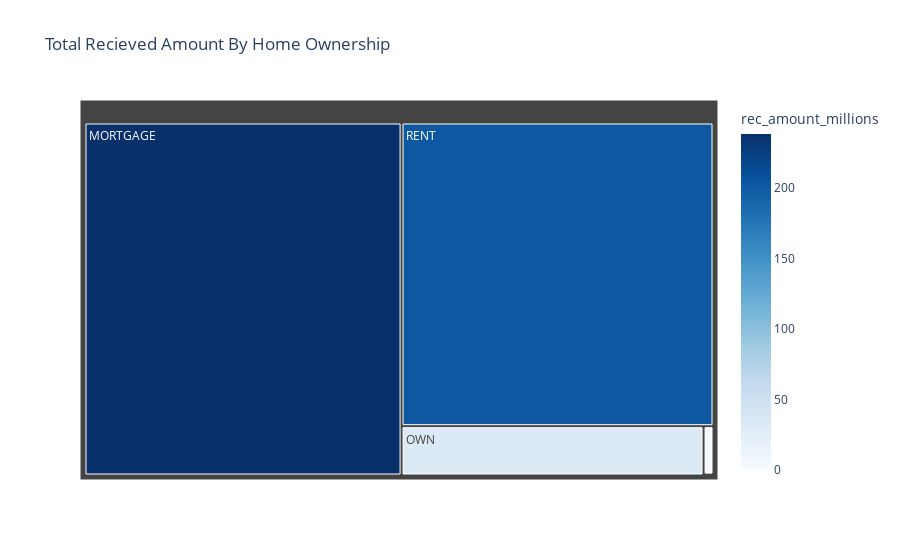

Notebook source saved alongside this figure:
### Markdown cell above
### home ownership Analysis By Recieved Amount

### Code cell
home_fund_rec= df.groupby('home_ownership')['total_payment'].sum().reset_index()
home_fund_rec['rec_amount_millions']= home_fund_rec['total_payment'] / 1000000 

fig = px.treemap(
    home_fund_rec,
    path = ['home_ownership'],
    values= 'rec_amount_millions',
    color='rec_amount_millions',
    color_continuous_scale ='blues',
    title = 'Total Recieved Amount By Home Ownership'

)

fig.show()

### Figure 1 — Plotly figure (JSON) as saved in the notebook; plotly's stock layout.template omitted (floating-point values rounded to 4 significant figures)
{"data": [{"branchvalues": "total", "customdata": [[238.5], [0.01905], [1.025], [31.73], [201.8]], "domain": {"x": [0, 1], "y": [0, 1]}, "hovertemplate": "labels=%{label}<br>rec_amount_millions_sum=%{value}<br>parent=%{parent}<br>id=%{id}<br>rec_amount_millions=%{color}<extra></extra>", "ids": ["MORTGAGE", "NONE", "OTHER", "OWN", "RENT"], "labels": ["MORTGAGE", "NONE", "OTHER", "OWN", "RENT"], "marker": {"coloraxis": "coloraxis", "colors": [238.5, 0.01905, 1.025, 31.73, 201.8]}, "name": "", "parents": ["", "", "", "", ""], "type": "treemap", "values": [238.5, 0.01905, 1.025, 31.73, 201.8]}], "layout": {"coloraxis": {"colorbar": {"title": {"text": "rec_amount_millions"}}, "colorscale": [[0, "rgb(247,251,255)"], [0.125, "rgb(222,235,247)"], [0.25, "rgb(198,219,239)"], [0.375, "rgb(158,202,225)"], [0.5, "rgb(107,174,214)"], [0.625, "rgb(66,146,198)"], [0.75, "rgb(33,113,181)"], [0.875, "rgb(8,81,156)"], [1, "rgb(8,48,107)"]]}, "legend": {"tracegroupgap": 0}, "title": {"text": "Total Recieved Amount By Home Ownership"}}}
